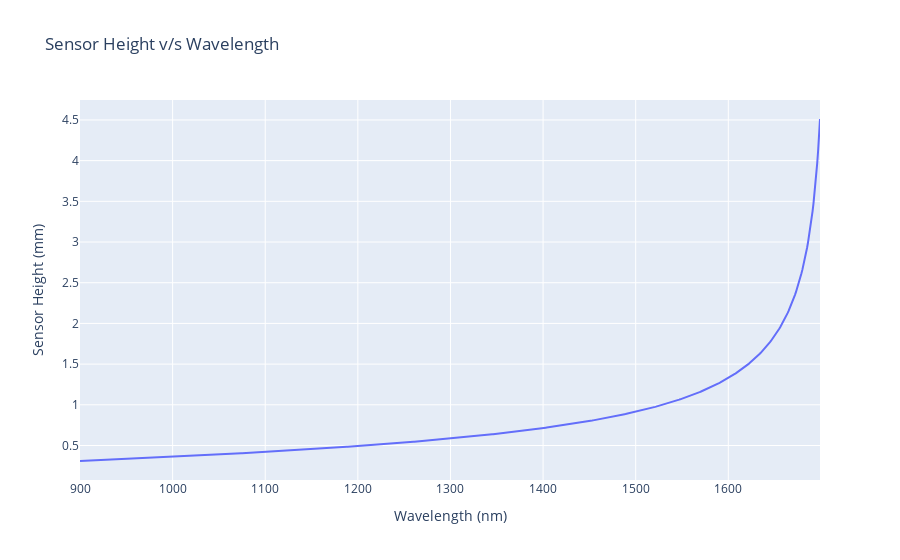

This figure's notebook cell:
### Markdown cell above
## Plots

### Code cell
wavelength_label = f"Wavelength (nm)"
sensor_height_label = f"Sensor Height (mm)"

data = {
    wavelength_label: wavelength[:],
    sensor_height_label: sensor_height[:],
}

df = pd.DataFrame.from_dict(data=data)

graph = plot.line(
    df=df,
    x=wavelength_label,
    y=sensor_height_label,
    title="Sensor Height v/s Wavelength",
    dark=False,
)

graph.show()
display(df)

### Figure 1 — Plotly figure (JSON) as saved in the notebook; plotly's stock layout.template omitted (floating-point values rounded to 4 significant figures; data arrays with more than 128 entries replaced by an {"elided": "..."} marker saying what was removed)
{"data": [{"hovertemplate": "Wavelength (nm)=%{x}<br>Sensor Height (mm)=%{y}<extra></extra>", "legendgroup": "", "line": {"color": "#636efa", "dash": "solid"}, "marker": {"symbol": "circle"}, "mode": "lines", "name": "", "orientation": "v", "showlegend": false, "type": "scatter", "x": {"elided": "800 int values"}, "xaxis": "x", "y": {"elided": "800 float values"}, "yaxis": "y"}], "layout": {"legend": {"tracegroupgap": 0}, "title": {"text": "Sensor Height v/s Wavelength"}, "xaxis": {"anchor": "y", "domain": [0, 1], "title": {"text": "Wavelength (nm)"}}, "yaxis": {"anchor": "x", "domain": [0, 1], "title": {"text": "Sensor Height (mm)"}}}}
